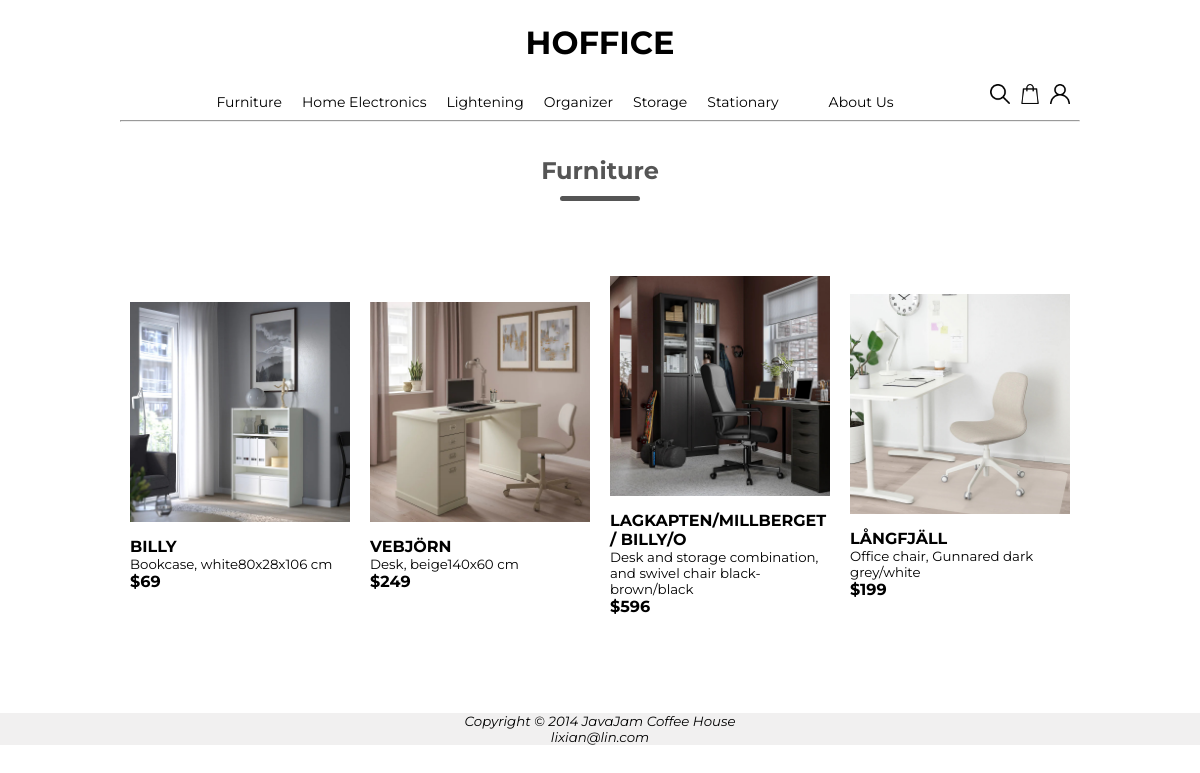
The app's page /furniture.php with its own data.
### tables this page shows
create table if not exists image (
	img_id int unsigned not null auto_increment primary key,
	p_id int unsigned not null,
	img_dir char(30));

CREATE TABLE IF NOT EXISTS product (
    p_id INT UNSIGNED AUTO_INCREMENT PRIMARY KEY,
    p_name VARCHAR(30) NOT NULL,
    p_price DOUBLE NOT NULL,
    p_sht_desc VARCHAR(200) NOT NULL,
    p_lng_desc VARCHAR(500) NOT NULL
    );

### furniture.php (the view, shortened to what this page needs)
<?php
	include_once('connect.php');
	$query="SELECT f32ee.product.p_id, f32ee.product.p_name, f32ee.product.p_price, f32ee.product.p_sht_desc, f32ee.image.img_id,f32ee.image.img_dir
	FROM f32ee.product
	INNER JOIN image ON f32ee.product.p_id=f32ee.image.p_id
	WHERE f32ee.image.img_id like '1%0'";
	$result=$conn->query($query);
	$num_result = $result->num_rows;
?>
<html lang="en">
<head>
<link rel="stylesheet" href="css/style.css">
</head>
<body>
	<div class="header">
		<div class="inner-header">
			<div class = "logo-container">
				<h1><a href="index.html">HO<span>FFICE</span></a></h1>
			</div>
 			<div class="nav-bar">
				<ul class="navigation">
					<a href="furniture.php"><li>Furniture</li></a>
					<a href="home-electronics.php"><li>Home Electronics</li></a>
					<a href="lightening.php"><li>Lightening</li></a>
					<a href="organizer.php"><li>Organizer</li></a>
					<a href="storage.php"><li>Storage</li></a>
					<a href="stationary.php"><li>Stationary</li></a>
					<a href="aboutus.html"><li>About Us</li></a>
				</ul>
				<div class = "nav-user-center">
					<a href="login_signup.php"><img class = "icon" src="picture/user.png"></a>
					<a href=""><img class = "icon" src="picture/online-shopping.png"></a>
					<a href=""><img class = "icon" src="picture/search.png"></a>
				</div>
			</div>
		</div>
	</div>
	<hr>
	<br>
	<div class="section-title">
		<h2> Furniture</h2>
	</div>
	<div class = "products">
		<div class="row">
			<?php
				for($i=0; $i < $num_result; $i++){
					$row=$result->fetch_assoc();
			?>
					<div class="col-4">
						<a href="productDetails.html">
							<img class="product-img" src= "<?php echo $row['img_dir']; ?>">
							<h4><?php echo $row['p_name']; ?></h4>
							<small><?php echo $row['p_sht_desc']; ?></small>
							<h4>$<?php echo $row['p_price']; ?></h4>
						</a>
					</div>
				<?php
				}
				?>
		</div>
	</div>
	<br>
	<br>
	<br>
	<footer>
		<small><i>Copyright &copy; 2014 JavaJam Coffee House<br>
		<a href="mailto:lixian@lin.com">lixian@lin.com</a>
		</i></small>
	</footer>
</body>
</html>

### css/style.css (style rules this page uses)
* { margin: 0; padding: 0; list-style: none; text-decoration: none; box-sizing: border-box }
body { font-family: Montserrat, sans-serif; margin:0; }
img { vertical-align: middle; }
a { color: inherit; }
hr { width: 80%; margin: auto; min-width: 950px; }
.header { width: 100%; height: 120px; display: block; background-color: white; min-width: 950px; }
.inner-header { width: 80%; height: 100%; display: block; margin: 0 auto; }
.logo-container { height: 70%; display: table; margin: auto; }
.logo-container h1 { color: black; height: 100%; display: table-cell; vertical-align: middle; font-size: 32px; font-family: 'Montserrat'; }
.nav-user-center { display: table-cell; padding-right: 0px; vertical-align: middle; }
.icon { display: table-cell; float: right; width: 30px; height: 20px; padding-right: 10px; vertical-align: middle; }
.nav-bar { height: 30%; width: 100%; margin: auto; display: flex; justify-content: center; }
.navigation { margin: auto; display: flex; justify-content: center; }
.navigation a { height: 100%; display: inline-block; float: left; padding: 0px 10px; }
.navigation a li { display: inline-block; vertical-align: middle; height: 100%; color: black; font-family: 'Montserrat' ; font-size: 14px; }
.navigation a:last-child { padding-left:40px; }
.section-title { text-align: center; color: #555; line-height: 60px; position: relative; margin: 0 auto 20px; min-width: 100px; }
.section-title::after { content: ""; background: #555; width: 80px; height: 5px; border-radius: 5px; position: absolute; bottom: 0; left: 50%; transform: translateX(-50%); }
.categories, .products { width: 80%; display: flex; margin: auto; }
.row { display: flex; align-items: center; flex-wrap: wrap; justify-content: space-around; }
.col-4 { display: inline-block; flex-basis: 21%; margin: 40px 10px; transition: transform 0.5s; flex-grow: 1; }
.col-4 img { width: 100%; margin: 15px 0 15px 0; }
footer { background: #f1f0f0; clear: both; text-align: center; }

### records on screen
image: img_dir (picture), p.p_name "BILLY", p.p_sht_desc "Bookcase, white80x28x106 cm", p.p_price "69"
image: img_dir (picture), p.p_name "VEBJÖRN", p.p_sht_desc "Desk, beige140x60 cm", p.p_price "249"
image: img_dir (picture), p.p_name "LAGKAPTEN/MILLBERGET / BILLY/O", p.p_sht_desc "Desk and storage combination, and swivel chair black-brown/black", p.p_price "596"
image: img_dir (picture), p.p_name "LÅNGFJÄLL", p.p_sht_desc "Office chair, Gunnared dark grey/white", p.p_price "199"
